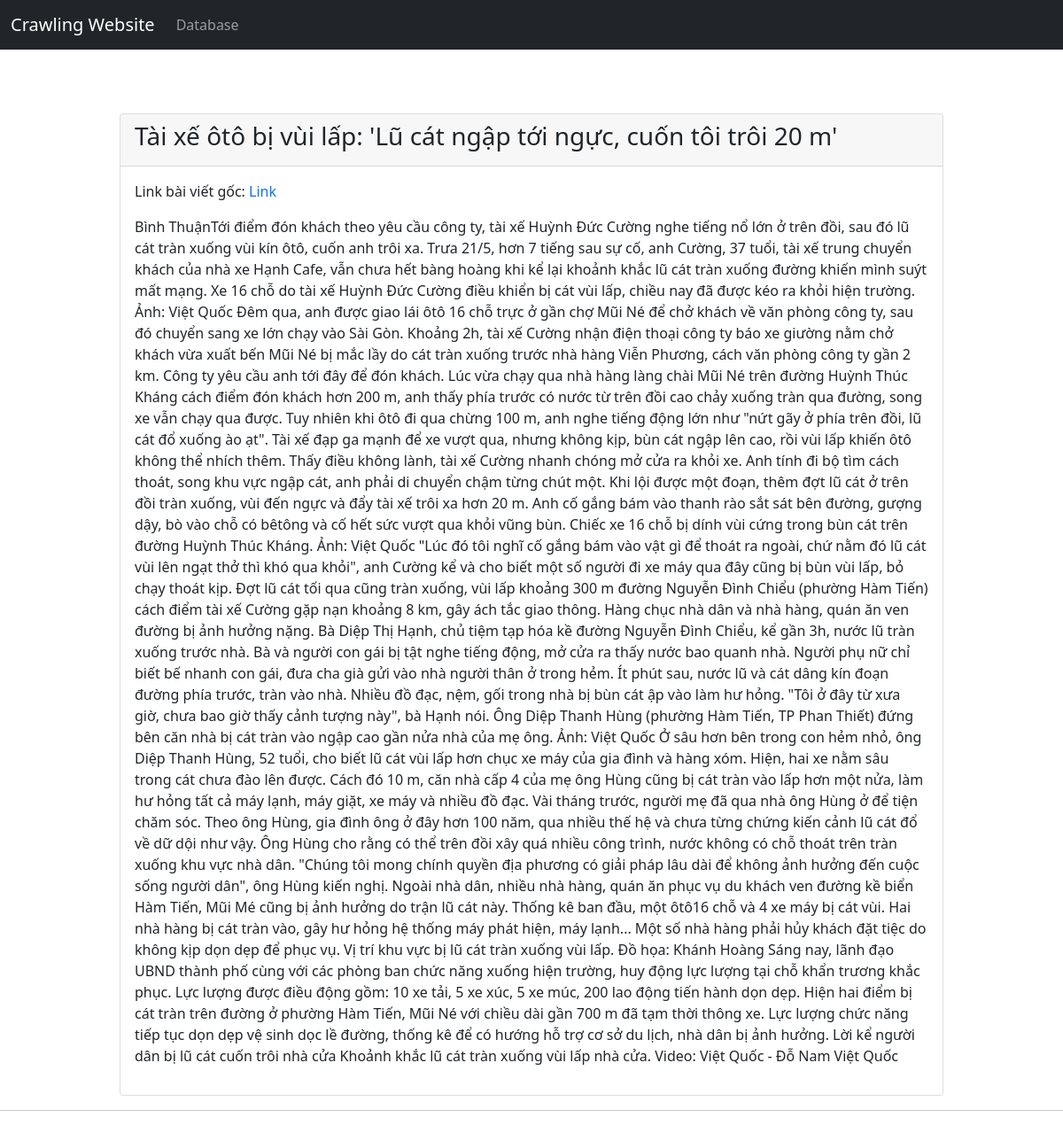
Screenshot of /paper/193 with the database file from the repository.
### tables this page shows
CREATE TABLE BaiViet (ID INTEGER PRIMARY KEY AUTOINCREMENT, TieuDe TEXT, NoiDung TEXT, TacGia TEXT, NgayDang TEXT, HinhAnh TEXT, Url TEXT, ID_DanhMuc INTEGER REFERENCES DanhMuc (ID));

### crawl_website/views.py (the view)
@view.route('/paper/<id>', methods=['GET'])
def get_paper(id):
    row = utils.select_paper(id)
    _data = {
        'ID': row[0],
        'TieuDe': row[1],
        'NoiDung': row[2],
        'TacGia': row[3],
        'NgayDang': row[4],
        'HinhAnh': row[5],
        'Url': row[6]
    }
    print(row[1])
    return render_template('paper.html',data=_data)

### crawl_website/utils.py (called while the page is built)
def select_paper(id):
    conn = sqlite3.connect(str_conn)
    query = "SELECT * FROM BaiViet WHERE ID = ?"
    data = conn.execute(query,(id,)).fetchall()[0]
    conn.close()
    return data

### crawl_website/templates/paper.html (shortened to what this page needs)
{% extends "base.html" %}
{% block content %}
<div class="row">
    <div class="d-grid gap-2 d-md-flex justify-content-md-center">
        <div class="col-md-10">
            <div class="card">
                <div class="card-header">
                    <h3>{{data.TieuDe}}</h3>
                </div>
                <div class="card-body">
                    <p>Link bài viết gốc: <a style="text-decoration: none;font: inherit;" href="{{data.Url}}">Link</a> </p>
                    <p>{{data.NoiDung}}</p>
                </div>
            </div>
        </div>
    </div>
</div>
{% endblock %}

### rows the page displays
BaiViet: TieuDe "Tài xế ôtô bị vùi lấp: 'Lũ cát ngập tới ngực, cuốn tôi trôi 20 m'", NoiDung "Bình ThuậnTới điểm đón khách theo yêu cầu công ty, tài xế Huỳnh Đức Cường nghe tiếng nổ lớn ở trên đồi, sau đó lũ cát tràn xuống vùi kín ôtô, cuốn anh trôi xa. Trưa 21/5, hơn 7 tiếng sau sự cố, anh Cường, 37 tuổi, tài xế trung chuyển khách của nhà xe Hạnh Cafe, vẫn chưa hết bàng hoàng khi kể lại khoảnh khắc lũ cát tràn xuống đường khiến mình suýt mất mạng. Xe 16 chỗ do tài xế Huỳnh Đức Cường điều khiển bị cát vùi lấp, chiều nay đã được kéo ra khỏi hiện trường. Ảnh: Việt Quốc Đêm qua, anh được giao lái ôtô 16 chỗ trực ở gần chợ Mũi Né để chở khách về văn phòng công ty, sau đó chuyển sang xe lớn chạy vào Sài Gòn. Khoảng 2h, tài xế Cường nhận điện thoại công ty báo xe giường nằm chở khách vừa…"
